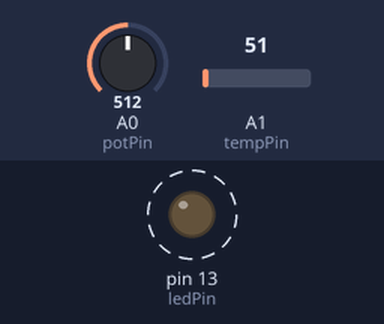
The sketch below on a simulated Arduino Uno, built with avr-gcc and run on an emulated ATmega328P. Shown: output pins drawn as LEDs (lit = HIGH). Dashed ring = blinking. The test bench sets the inputs (shaded band); at power-on: A0 (potPin) = 512, A1 (tempPin) = 51. What the sketch prints to the serial monitor is not drawn.

Above: at 0.11 s.
Timing chart, 0 to 3.0 s (numbered marks = the images above):
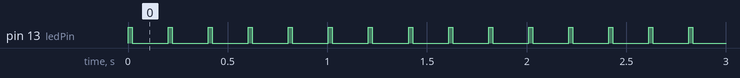

Measured:
- by itself, pin 13 (ledPin): alternates HIGH for 0.02 s and LOW for 0.18 s

The sketch:

SensorLedPot.ino
```cpp
const int potPin = A0;
const int tempPin = A1;
const int ledPin = 13;

void setup() {
  Serial.begin(9600);

  pinMode(ledPin, OUTPUT);
}

void loop() {
  int pot = analogRead(potPin);
  int temp= analogRead(tempPin);
  float celsius = (temp * 5000.0) / 1023.0;

  Serial.print(pot);
  Serial.print(",");
  Serial.println(celsius);

  // 5. Indicador visual (Parpadeo rápido por cada envío)
  digitalWrite(ledPin, HIGH);
  delay(20);
  digitalWrite(ledPin, LOW);

  // 6. Frecuencia de muestreo (200ms = 5 lecturas por segundo)
  // Es un balance ideal para no saturar el puerto y ver cambios fluidos
  delay(180);
}
```
